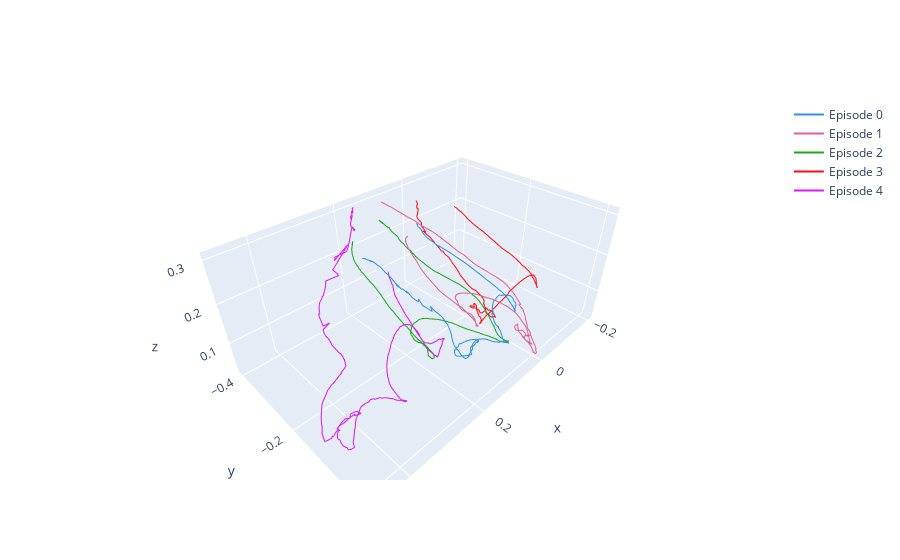

The notebook cell this image was saved under:
### Code cell
# for each episode, select a color, and plot its trajectory.
def  create_tcp_trajectory_all_episodes(replay_buffer, output_file):

    colors = plotly.colors.qualitative.Dark24
    fig = go.Figure()
    start_idx = None
    n_episodes = replay_buffer.meta.episode_ends.shape[0]
    colors = plotly.colors.qualitative.Dark24
    for episode_idx in range(n_episodes):
        if start_idx is None:
            start_idx = 0
        else:
            start_idx = end_idx
        end_idx = replay_buffer.meta.episode_ends[episode_idx]

        pos = replay_buffer.data[gripper_pos_key][start_idx:end_idx]
        fig.add_trace(
            go.Scatter3d(
                x=pos[:, 0],
                y=pos[:, 1],
                z=pos[:, 2],
                mode='lines',
                line=dict(color=colors[episode_idx], width=2),
                name=f'Episode {episode_idx}',
                showlegend=True
            )
        )
    
    print(f"Saving to {output_file}")
    fig.write_html(output_file)
    return fig

create_tcp_trajectory_all_episodes(replay_buffer, 'tcp_trajectory_all_episodes.html')

### Figure 1 — Plotly figure (JSON) as saved in the notebook; plotly's stock layout.template omitted (floating-point values rounded to 4 significant figures; data arrays with more than 128 entries replaced by an {"elided": "..."} marker saying what was removed)
{"data": [{"line": {"color": "#2E91E5", "width": 2}, "mode": "lines", "name": "Episode 0", "showlegend": true, "type": "scatter3d", "x": {"elided": "468 float values"}, "y": {"elided": "468 float values"}, "z": {"elided": "468 float values"}}, {"line": {"color": "#E15F99", "width": 2}, "mode": "lines", "name": "Episode 1", "showlegend": true, "type": "scatter3d", "x": {"elided": "464 float values"}, "y": {"elided": "464 float values"}, "z": {"elided": "464 float values"}}, {"line": {"color": "#1CA71C", "width": 2}, "mode": "lines", "name": "Episode 2", "showlegend": true, "type": "scatter3d", "x": {"elided": "370 float values"}, "y": {"elided": "370 float values"}, "z": {"elided": "370 float values"}}, {"line": {"color": "#FB0D0D", "width": 2}, "mode": "lines", "name": "Episode 3", "showlegend": true, "type": "scatter3d", "x": {"elided": "408 float values"}, "y": {"elided": "408 float values"}, "z": {"elided": "408 float values"}}, {"line": {"color": "#DA16FF", "width": 2}, "mode": "lines", "name": "Episode 4", "showlegend": true, "type": "scatter3d", "x": {"elided": "605 float values"}, "y": {"elided": "605 float values"}, "z": {"elided": "605 float values"}}], "layout": {}}
